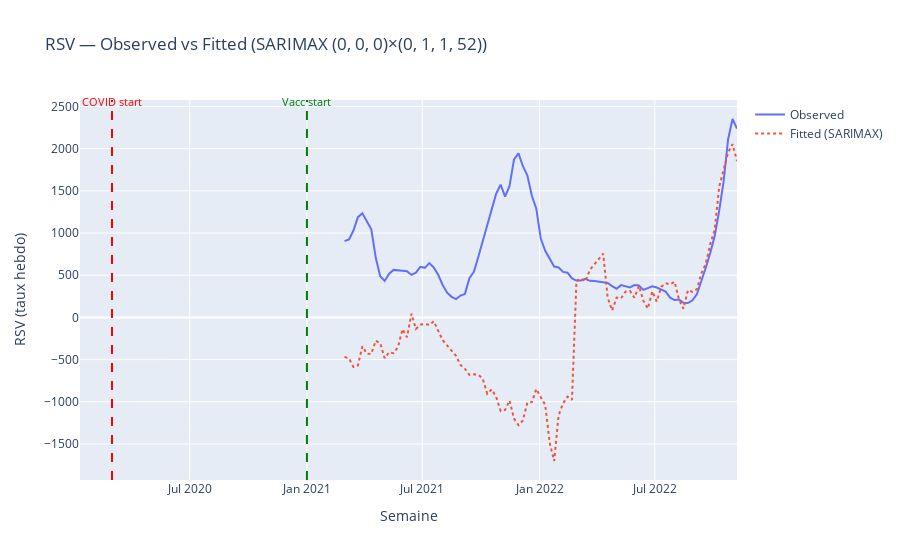
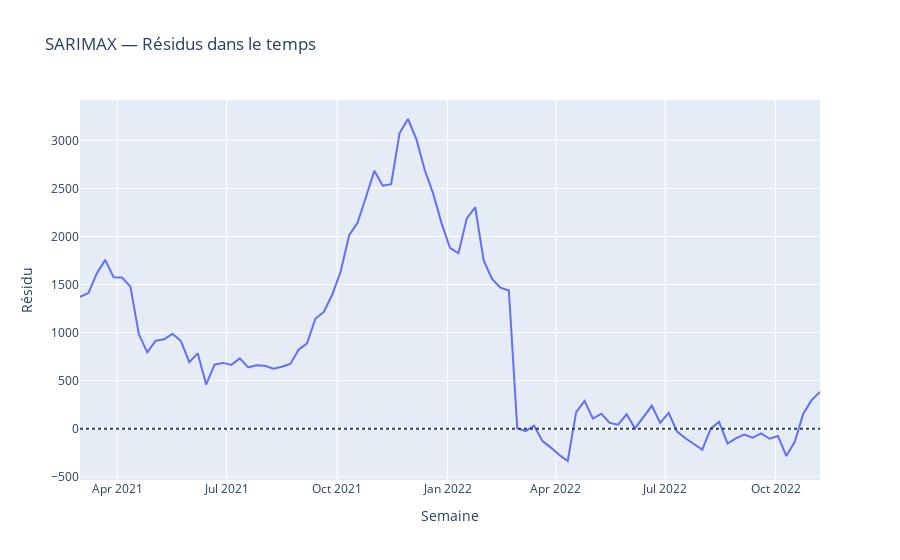

Write notebook code for charts like these, in order.
### Code cell
# ==========================================
# 📦 SARIMAX — saison 52 + exogènes + dummies ITS
# ==========================================
import numpy as np, pandas as pd, statsmodels.api as sm
from statsmodels.tsa.statespace.sarimax import SARIMAX
from statsmodels.stats.diagnostic import acorr_ljungbox
import plotly.graph_objects as go

assert "df_opt" in globals() and len(df_opt) > 40, "df_opt introuvable ou trop court."
assert "COVID_START" in globals() and "VACC_START" in globals(), "Constantes COVID_START / VACC_START manquantes."

# --- 1) Préparation des variables exogènes pour SARIMAX
df_sx = df_opt.copy().sort_index()
df_sx.index = pd.to_datetime(df_sx.index)

# Dummies ITS + tendance (pas de sin/cos, la saison est prise par la partie SARIMA)
df_sx["post_covid"] = (df_sx.index >= COVID_START).astype(int)
df_sx["post_vacc"]  = (df_sx.index >= VACC_START).astype(int)
df_sx["t"] = np.arange(len(df_sx))
df_sx["t_post_covid"] = df_sx["t"] * df_sx["post_covid"]

# Matrice exogènes (tu peux ajuster la liste selon besoins)
exog_cols = [
    "cov12_lag", "MNP_lag", "work_lag",
    "tmean_z", "vacc_x_mnp",
    "post_covid", "post_vacc", "t_post_covid", "t"
]
# Nettoyage / alignement
exog_sx = df_sx[exog_cols].astype(float).replace([np.inf, -np.inf], np.nan)
y = df_sx["RSV"].astype(float)

# Supprime les lignes avec NaN (l'ARIMA n'aime pas)
mask = (~y.isna()) & (~exog_sx.isna().any(axis=1))
y = y.loc[mask]
exog_sx = exog_sx.loc[mask]

print(f"✅ Données SARIMAX prêtes : y={len(y)} | X={exog_sx.shape}")

# --- 2) Petite grid-search AIC sur (p,d,q)×(P,D,Q,52)
# D=1 (saisonnier) capte bien le cycle hebdo.
candidate_pdq  = [(p,d,q) for p in [0,1,2] for d in [0,1] for q in [0,1,2]]
candidate_PDQ  = [(P,1,Q,52) for P in [0,1] for Q in [0,1]]  # D=1 saisonnier
best = {"aic": np.inf, "order": None, "seasonal_order": None, "model": None}

for order in candidate_pdq:
    for seasonal_order in candidate_PDQ:
        try:
            mod = SARIMAX(
                endog=y,
                exog=exog_sx,
                order=order,
                seasonal_order=seasonal_order,
                enforce_stationarity=False,
                enforce_invertibility=False
            ).fit(disp=False)
            if mod.aic < best["aic"]:
                best.update({"aic": mod.aic, "order": order, "seasonal_order": seasonal_order, "model": mod})
        except Exception as e:
            # Certains combos peuvent ne pas converger — on ignore proprement
            continue

assert best["model"] is not None, "Aucun modèle SARIMAX n'a convergé."
sarimax_best = best["model"]
print(f"🥇 Meilleur SARIMAX: order={best['order']} seasonal_order={best['seasonal_order']} | AIC={best['aic']:.1f}")

# --- 3) Résumé concis
print("=== SARIMAX — Résumé concis ===")
print(f"LogLik={sarimax_best.llf:.2f} | AIC={sarimax_best.aic:.1f} | BIC={sarimax_best.bic:.1f}")
# Pas de R² pour SARIMAX; on peut rapporter un "pseudo-R²" simple si besoin :
y_fit = sarimax_best.fittedvalues.reindex(y.index)
ss_res = float(((y - y_fit)**2).sum())
ss_tot = float(((y - y.mean())**2).sum())
pseudo_r2 = 1 - ss_res/ss_tot if ss_tot > 0 else np.nan
print(f"Pseudo-R² (naïf) ≈ {pseudo_r2:.3f}")

# --- 4) Diagnostics résiduels
resid = sarimax_best.resid
dw = sm.stats.stattools.durbin_watson(resid)
lb = acorr_ljungbox(resid, lags=[8,12,24], return_df=True).rename(columns={"lb_stat":"stat","lb_pvalue":"p"})

print(f"Durbin–Watson: {dw:.3f}")
print("Ljung–Box p-values (lags 8/12/24):")
display(lb)

# --- 5) Traces : Observed vs Fitted
fig1 = go.Figure()
fig1.add_trace(go.Scatter(x=y.index, y=y, mode="lines", name="Observed", line=dict(width=2)))
fig1.add_trace(go.Scatter(x=y_fit.index, y=y_fit, mode="lines", name="Fitted (SARIMAX)", line=dict(dash="dot")))

# Lignes verticales (utiliser shapes pour compat Plotly)
for date_str, color, label in [
    (str(COVID_START.date()), "red", "COVID start"),
    (str(VACC_START.date()), "green", "Vacc start")
]:
    fig1.add_shape(
        type="line", x0=date_str, x1=date_str, y0=0, y1=1,
        xref="x", yref="paper", line=dict(color=color, dash="dash", width=2),
    )
    fig1.add_annotation(
        x=date_str, y=1.02, xref="x", yref="paper", showarrow=False,
        text=label, font=dict(color=color, size=11)
    )

fig1.update_layout(
    title=f"RSV — Observed vs Fitted (SARIMAX {best['order']}×{best['seasonal_order']})",
    xaxis_title="Semaine", yaxis_title="RSV (taux hebdo)"
)
fig1.show()

# --- 6) Résidus dans le temps
fig2 = go.Figure()
fig2.add_trace(go.Scatter(x=resid.index, y=resid, mode="lines", name="Residuals"))
fig2.add_hline(y=0, line_dash="dot")
fig2.update_layout(title="SARIMAX — Résidus dans le temps", xaxis_title="Semaine", yaxis_title="Résidu")
fig2.show()

# --- 7) Projection (26 semaines) avec exogènes figées au niveau récent
h = 52  # ~6 mois
future_idx = pd.date_range(y.index.max() + pd.Timedelta(days=7), periods=h, freq="W-MON")

# Prépare exog futures en figeant au dernier niveau (ou moyenne récente)
exog_future = pd.DataFrame(index=future_idx, columns=exog_cols, dtype=float)

# Remplissage par la moyenne des 12 dernières valeurs observées (plus stable que "last")
tail_window = 12 if len(exog_sx) >= 12 else len(exog_sx)
means_recent = exog_sx.tail(tail_window).mean()
for c in exog_cols:
    exog_future[c] = float(means_recent.get(c, 0.0))

# Recalcule les dummies ITS futures en fonction des dates futures
exog_future["post_covid"] = (exog_future.index >= COVID_START).astype(int)
exog_future["post_vacc"]  = (exog_future.index >= VACC_START).astype(int)

# Pour t et t_post_covid, on continue la numérotation
t_start = int(df_sx["t"].iloc[-1]) + 1
exog_future["t"] = np.arange(t_start, t_start + h)
exog_future["t_post_covid"] = exog_future["t"] * exog_future["post_covid"]

# Alignement colonnes (au cas où)
exog_future = exog_future[exog_cols]

# Prévision
forecast_res = sarimax_best.get_forecast(steps=h, exog=exog_future)
y_forecast = forecast_res.predicted_mean
conf_int = forecast_res.conf_int(alpha=0.05)  # 95%

# --- 8) Figure Observé + Fitted + Forecast
fig3 = go.Figure()
fig3.add_trace(go.Scatter(x=y.index, y=y, mode="lines", name="Observed", line=dict(width=2)))
fig3.add_trace(go.Scatter(x=y_fit.index, y=y_fit, mode="lines", name="Fitted (in-sample)", line=dict(dash="dot")))
fig3.add_trace(go.Scatter(x=y_forecast.index, y=y_forecast, mode="lines", name="Forecast (26w)", line=dict(color="firebrick")))

# Bande de confiance
fig3.add_trace(go.Scatter(
    x=list(y_forecast.index) + list(y_forecast.index[::-1]),
    y=list(conf_int.iloc[:,0]) + list(conf_int.iloc[:,1][::-1]),
    fill='toself', fillcolor='rgba(255,0,0,0.1)', line=dict(width=0),
    name='95% CI', showlegend=True
))

# Marqueurs COVID/Vaccin
for date_str, color, label in [
    (str(COVID_START.date()), "red", "COVID start"),
    (str(VACC_START.date()), "green", "Vacc start")
]:
    fig3.add_shape(
        type="line", x0=date_str, x1=date_str, y0=0, y1=1,
        xref="x", yref="paper", line=dict(color=color, dash="dash", width=2),
    )

fig3.update_layout(
    title=f"RSV — Observed, Fitted & 26-week Forecast (SARIMAX {best['order']}×{best['seasonal_order']})",
    xaxis_title="Semaine", yaxis_title="RSV (taux hebdo)"
)
fig3.show()

# --- 9) Mini récap
print("\n📌 Récap SARIMAX")
print(f"- Meilleur ordre trouvé: {best['order']}×{best['seasonal_order']}")
print(f"- AIC={sarimax_best.aic:.1f} | BIC={sarimax_best.bic:.1f} | Pseudo-R²≈{pseudo_r2:.3f}")
print(f"- DW={dw:.3f} | Ljung–Box p (8/12/24) = {list(lb['p'].round(3).values)}")

### Figure 1 — Plotly figure (JSON) as saved in the notebook; plotly's stock layout.template omitted (floating-point values rounded to 4 significant figures)
{"data": [{"line": {"width": 2}, "mode": "lines", "name": "Observed", "type": "scatter", "x": ["2021-03-01T00:00:00", "2021-03-08T00:00:00", "2021-03-15T00:00:00", "2021-03-22T00:00:00", "2021-03-29T00:00:00", "2021-04-05T00:00:00", "2021-04-12T00:00:00", "2021-04-19T00:00:00", "2021-04-26T00:00:00", "2021-05-03T00:00:00", "2021-05-10T00:00:00", "2021-05-17T00:00:00", "2021-05-24T00:00:00", "2021-05-31T00:00:00", "2021-06-07T00:00:00", "2021-06-14T00:00:00", "2021-06-21T00:00:00", "2021-06-28T00:00:00", "2021-07-05T00:00:00", "2021-07-12T00:00:00", "2021-07-19T00:00:00", "2021-07-26T00:00:00", "2021-08-02T00:00:00", "2021-08-09T00:00:00", "2021-08-16T00:00:00", "2021-08-23T00:00:00", "2021-08-30T00:00:00", "2021-09-06T00:00:00", "2021-09-13T00:00:00", "2021-09-20T00:00:00", "2021-09-27T00:00:00", "2021-10-04T00:00:00", "2021-10-11T00:00:00", "2021-10-18T00:00:00", "2021-10-25T00:00:00", "2021-11-01T00:00:00", "2021-11-08T00:00:00", "2021-11-15T00:00:00", "2021-11-22T00:00:00", "2021-11-29T00:00:00", "2021-12-06T00:00:00", "2021-12-13T00:00:00", "2021-12-20T00:00:00", "2021-12-27T00:00:00", "2022-01-03T00:00:00", "2022-01-10T00:00:00", "2022-01-17T00:00:00", "2022-01-24T00:00:00", "2022-01-31T00:00:00", "2022-02-07T00:00:00", "2022-02-14T00:00:00", "2022-02-21T00:00:00", "2022-02-28T00:00:00", "2022-03-07T00:00:00", "2022-03-14T00:00:00", "2022-03-21T00:00:00", "2022-03-28T00:00:00", "2022-04-04T00:00:00", "2022-04-11T00:00:00", "2022-04-18T00:00:00", "2022-04-25T00:00:00", "2022-05-02T00:00:00", "2022-05-09T00:00:00", "2022-05-16T00:00:00", "2022-05-23T00:00:00", "2022-05-30T00:00:00", "2022-06-06T00:00:00", "2022-06-13T00:00:00", "2022-06-20T00:00:00", "2022-06-27T00:00:00", "2022-07-04T00:00:00", "2022-07-11T00:00:00", "2022-07-18T00:00:00", "2022-07-25T00:00:00", "2022-08-01T00:00:00", "2022-08-08T00:00:00", "2022-08-15T00:00:00", "2022-08-22T00:00:00", "2022-08-29T00:00:00", "2022-09-05T00:00:00", "2022-09-12T00:00:00", "2022-09-19T00:00:00", "2022-09-26T00:00:00", "2022-10-03T00:00:00", "2022-10-10T00:00:00", "2022-10-17T00:00:00", "2022-10-24T00:00:00", "2022-10-31T00:00:00", "2022-11-07T00:00:00"], "y": [904.5, 924.9, 1030.0, 1188.0, 1233.0, 1144.0, 1045.0, 706.6, 488.8, 432.7, 518.7, 563.1, 562.6, 553.2, 548.4, 503.9, 529.9, 598.8, 587.3, 643.6, 591.8, 504.7, 384.8, 293.2, 244.2, 217.7, 259.0, 278.9, 464.7, 540.4, 718.2, 906.4, 1106.0, 1289.0, 1466.0, 1574.0, 1431.0, 1559.0, 1873.0, 1945.0, 1792.0, 1682.0, 1441.0, 1289.0, 934.8, 789.4, 703.4, 602.7, 591.4, 538.9, 529.3, 462.3, 436.6, 437.0, 458.0, 433.5, 431.9, 422.8, 420.3, 408.1, 371.1, 339.9, 382.3, 365.8, 356.3, 382.7, 378.4, 326.4, 343.4, 369.3, 353.9, 332.5, 307.5, 233.7, 206.0, 212.0, 174.3, 170.0, 202.2, 274.3, 427.9, 588.5, 764.3, 963.6, 1263.0, 1611.0, 2108.0, 2351.0, 2238.0]}, {"line": {"dash": "dot"}, "mode": "lines", "name": "Fitted (SARIMAX)", "type": "scatter", "x": ["2021-03-01T00:00:00", "2021-03-08T00:00:00", "2021-03-15T00:00:00", "2021-03-22T00:00:00", "2021-03-29T00:00:00", "2021-04-05T00:00:00", "2021-04-12T00:00:00", "2021-04-19T00:00:00", "2021-04-26T00:00:00", "2021-05-03T00:00:00", "2021-05-10T00:00:00", "2021-05-17T00:00:00", "2021-05-24T00:00:00", "2021-05-31T00:00:00", "2021-06-07T00:00:00", "2021-06-14T00:00:00", "2021-06-21T00:00:00", "2021-06-28T00:00:00", "2021-07-05T00:00:00", "2021-07-12T00:00:00", "2021-07-19T00:00:00", "2021-07-26T00:00:00", "2021-08-02T00:00:00", "2021-08-09T00:00:00", "2021-08-16T00:00:00", "2021-08-23T00:00:00", "2021-08-30T00:00:00", "2021-09-06T00:00:00", "2021-09-13T00:00:00", "2021-09-20T00:00:00", "2021-09-27T00:00:00", "2021-10-04T00:00:00", "2021-10-11T00:00:00", "2021-10-18T00:00:00", "2021-10-25T00:00:00", "2021-11-01T00:00:00", "2021-11-08T00:00:00", "2021-11-15T00:00:00", "2021-11-22T00:00:00", "2021-11-29T00:00:00", "2021-12-06T00:00:00", "2021-12-13T00:00:00", "2021-12-20T00:00:00", "2021-12-27T00:00:00", "2022-01-03T00:00:00", "2022-01-10T00:00:00", "2022-01-17T00:00:00", "2022-01-24T00:00:00", "2022-01-31T00:00:00", "2022-02-07T00:00:00", "2022-02-14T00:00:00", "2022-02-21T00:00:00", "2022-02-28T00:00:00", "2022-03-07T00:00:00", "2022-03-14T00:00:00", "2022-03-21T00:00:00", "2022-03-28T00:00:00", "2022-04-04T00:00:00", "2022-04-11T00:00:00", "2022-04-18T00:00:00", "2022-04-25T00:00:00", "2022-05-02T00:00:00", "2022-05-09T00:00:00", "2022-05-16T00:00:00", "2022-05-23T00:00:00", "2022-05-30T00:00:00", "2022-06-06T00:00:00", "2022-06-13T00:00:00", "2022-06-20T00:00:00", "2022-06-27T00:00:00", "2022-07-04T00:00:00", "2022-07-11T00:00:00", "2022-07-18T00:00:00", "2022-07-25T00:00:00", "2022-08-01T00:00:00", "2022-08-08T00:00:00", "2022-08-15T00:00:00", "2022-08-22T00:00:00", "2022-08-29T00:00:00", "2022-09-05T00:00:00", "2022-09-12T00:00:00", "2022-09-19T00:00:00", "2022-09-26T00:00:00", "2022-10-03T00:00:00", "2022-10-10T00:00:00", "2022-10-17T00:00:00", "2022-10-24T00:00:00", "2022-10-31T00:00:00", "2022-11-07T00:00:00"], "y": [-467.1, -486.4, -586.6, -569.2, -342.2, -429.4, -432.6, -275.7, -305.3, -483.5, -411.8, -424.5, -349.3, -139.0, -235.9, 44.63, -136.9, -86.19, -77.28, -88.5, -45.51, -155.0, -269.8, -332.4, -401.0, -455.7, -563.4, -609.6, -682.0, -674.3, -678.1, -729.2, -904.7, -852.7, -942.8, -1109.0, -1097.0, -984.8, -1200.0, -1278.0, -1221.0, -1009.0, -1004.0, -848.1, -945.8, -1036.0, -1485.0, -1702.0, -1160.0, -1019.0, -939.1, -976.4, 431.8, 461.3, 426.0, 562.9, 627.9, 695.4, 755.9, 234.6, 81.28, 234.7, 226.4, 305.2, 313.6, 232.8, 374.3, 199.0, 104.6, 308.6, 187.9, 361.5, 406.4, 392.2, 423.1, 211.1, 102.1, 324.8, 302.9, 334.5, 520.3, 637.4, 868.6, 1039.0, 1548.0, 1748.0, 1955.0, 2054.0, 1854.0]}], "layout": {"annotations": [{"font": {"color": "red", "size": 11}, "showarrow": false, "text": "COVID start", "x": "2020-03-01", "xref": "x", "y": 1.02, "yref": "paper"}, {"font": {"color": "green", "size": 11}, "showarrow": false, "text": "Vacc start", "x": "2021-01-01", "xref": "x", "y": 1.02, "yref": "paper"}], "shapes": [{"line": {"color": "red", "dash": "dash", "width": 2}, "type": "line", "x0": "2020-03-01", "x1": "2020-03-01", "xref": "x", "y0": 0, "y1": 1, "yref": "paper"}, {"line": {"color": "green", "dash": "dash", "width": 2}, "type": "line", "x0": "2021-01-01", "x1": "2021-01-01", "xref": "x", "y0": 0, "y1": 1, "yref": "paper"}], "title": {"text": "RSV — Observed vs Fitted (SARIMAX (0, 0, 0)×(0, 1, 1, 52))"}, "xaxis": {"title": {"text": "Semaine"}}, "yaxis": {"title": {"text": "RSV (taux hebdo)"}}}}

### Figure 2 — Plotly figure (JSON) as saved in the notebook; plotly's stock layout.template omitted (floating-point values rounded to 4 significant figures)
{"data": [{"mode": "lines", "name": "Residuals", "type": "scatter", "x": ["2021-03-01T00:00:00", "2021-03-08T00:00:00", "2021-03-15T00:00:00", "2021-03-22T00:00:00", "2021-03-29T00:00:00", "2021-04-05T00:00:00", "2021-04-12T00:00:00", "2021-04-19T00:00:00", "2021-04-26T00:00:00", "2021-05-03T00:00:00", "2021-05-10T00:00:00", "2021-05-17T00:00:00", "2021-05-24T00:00:00", "2021-05-31T00:00:00", "2021-06-07T00:00:00", "2021-06-14T00:00:00", "2021-06-21T00:00:00", "2021-06-28T00:00:00", "2021-07-05T00:00:00", "2021-07-12T00:00:00", "2021-07-19T00:00:00", "2021-07-26T00:00:00", "2021-08-02T00:00:00", "2021-08-09T00:00:00", "2021-08-16T00:00:00", "2021-08-23T00:00:00", "2021-08-30T00:00:00", "2021-09-06T00:00:00", "2021-09-13T00:00:00", "2021-09-20T00:00:00", "2021-09-27T00:00:00", "2021-10-04T00:00:00", "2021-10-11T00:00:00", "2021-10-18T00:00:00", "2021-10-25T00:00:00", "2021-11-01T00:00:00", "2021-11-08T00:00:00", "2021-11-15T00:00:00", "2021-11-22T00:00:00", "2021-11-29T00:00:00", "2021-12-06T00:00:00", "2021-12-13T00:00:00", "2021-12-20T00:00:00", "2021-12-27T00:00:00", "2022-01-03T00:00:00", "2022-01-10T00:00:00", "2022-01-17T00:00:00", "2022-01-24T00:00:00", "2022-01-31T00:00:00", "2022-02-07T00:00:00", "2022-02-14T00:00:00", "2022-02-21T00:00:00", "2022-02-28T00:00:00", "2022-03-07T00:00:00", "2022-03-14T00:00:00", "2022-03-21T00:00:00", "2022-03-28T00:00:00", "2022-04-04T00:00:00", "2022-04-11T00:00:00", "2022-04-18T00:00:00", "2022-04-25T00:00:00", "2022-05-02T00:00:00", "2022-05-09T00:00:00", "2022-05-16T00:00:00", "2022-05-23T00:00:00", "2022-05-30T00:00:00", "2022-06-06T00:00:00", "2022-06-13T00:00:00", "2022-06-20T00:00:00", "2022-06-27T00:00:00", "2022-07-04T00:00:00", "2022-07-11T00:00:00", "2022-07-18T00:00:00", "2022-07-25T00:00:00", "2022-08-01T00:00:00", "2022-08-08T00:00:00", "2022-08-15T00:00:00", "2022-08-22T00:00:00", "2022-08-29T00:00:00", "2022-09-05T00:00:00", "2022-09-12T00:00:00", "2022-09-19T00:00:00", "2022-09-26T00:00:00", "2022-10-03T00:00:00", "2022-10-10T00:00:00", "2022-10-17T00:00:00", "2022-10-24T00:00:00", "2022-10-31T00:00:00", "2022-11-07T00:00:00"], "y": [1372.0, 1411.0, 1616.0, 1757.0, 1575.0, 1573.0, 1478.0, 982.3, 794.1, 916.3, 930.5, 987.7, 912.0, 692.3, 784.4, 459.3, 666.8, 684.9, 664.6, 732.1, 637.3, 659.7, 654.6, 625.5, 645.2, 673.4, 822.4, 888.5, 1147.0, 1215.0, 1396.0, 1636.0, 2010.0, 2142.0, 2409.0, 2683.0, 2528.0, 2544.0, 3073.0, 3222.0, 3013.0, 2691.0, 2445.0, 2137.0, 1881.0, 1826.0, 2188.0, 2304.0, 1751.0, 1558.0, 1468.0, 1439.0, 4.737, -24.27, 31.97, -129.4, -196.0, -272.6, -335.6, 173.5, 289.9, 105.2, 156.0, 60.62, 42.75, 149.8, 4.036, 127.4, 238.8, 60.72, 166.0, -29.01, -98.88, -158.6, -217.1, 0.8623, 72.2, -154.7, -100.7, -60.2, -92.34, -48.9, -104.3, -75.2, -284.7, -136.4, 153.2, 297.5, 383.8]}], "layout": {"shapes": [{"line": {"dash": "dot"}, "type": "line", "x0": 0, "x1": 1, "xref": "x domain", "y0": 0, "y1": 0, "yref": "y"}], "title": {"text": "SARIMAX — Résidus dans le temps"}, "xaxis": {"title": {"text": "Semaine"}}, "yaxis": {"title": {"text": "Résidu"}}}}
